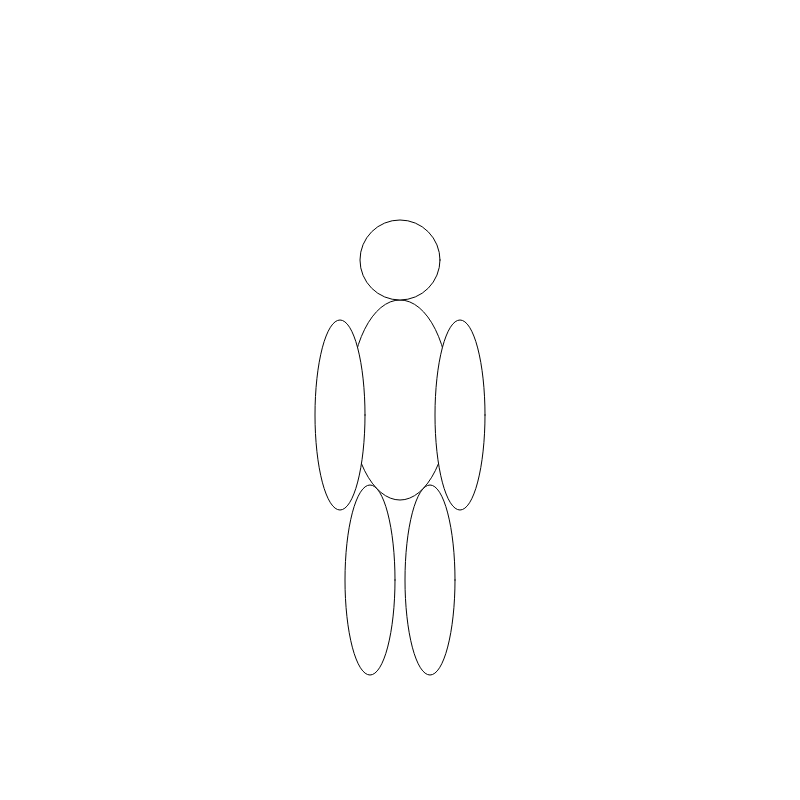
Frame 1 (no input)
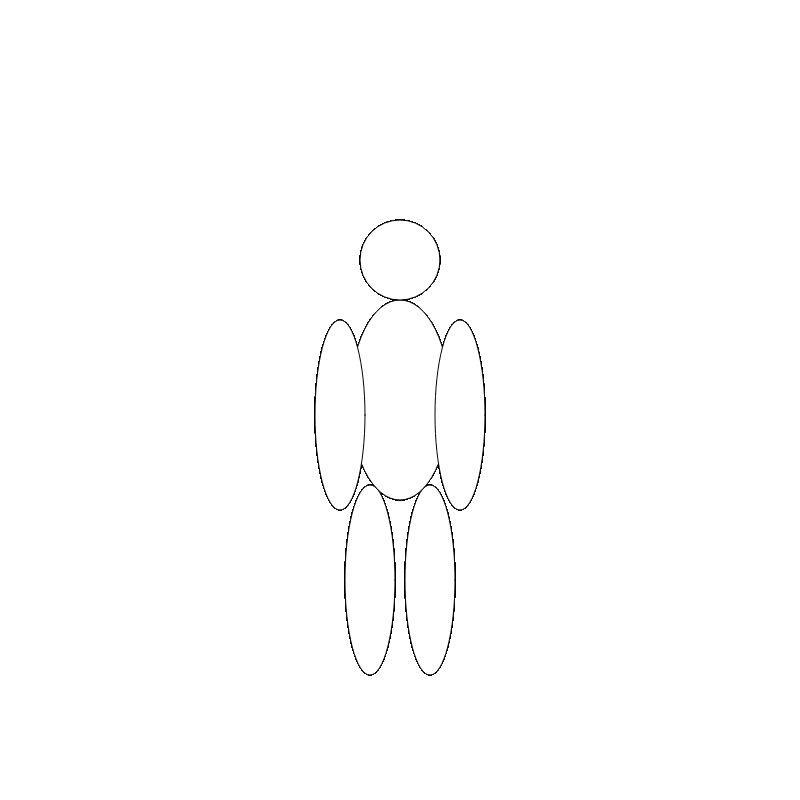
Frame 60 (no input)
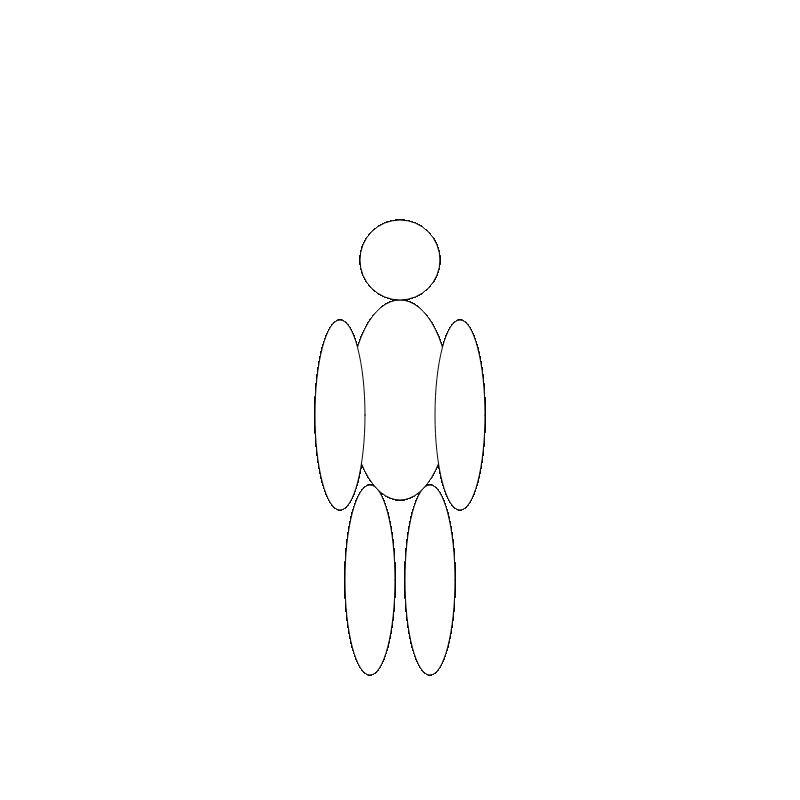
Frame 120 (the mouse pressed at the canvas centre since frame 60)

The p5.js sketch that drew these frames (run headless with seeded random() and noise() and a simulated clock; from frame 60 on, the mouse is pressed at the canvas centre):

// p5.js sketch
// ── sketch.js
function setup()
{
    background(255)
    createCanvas(800,800)
}

function draw()
{
    rectMode(CENTER)

    //headbody
    ellipse(400,400,100,200)
    circle(400,260,80)

    //legs
    ellipse(430,580,50,190)
    ellipse(370,580,50,190)

    //arms
    ellipse(460,415,50,190)
    ellipse(340,415,50,190)

}
